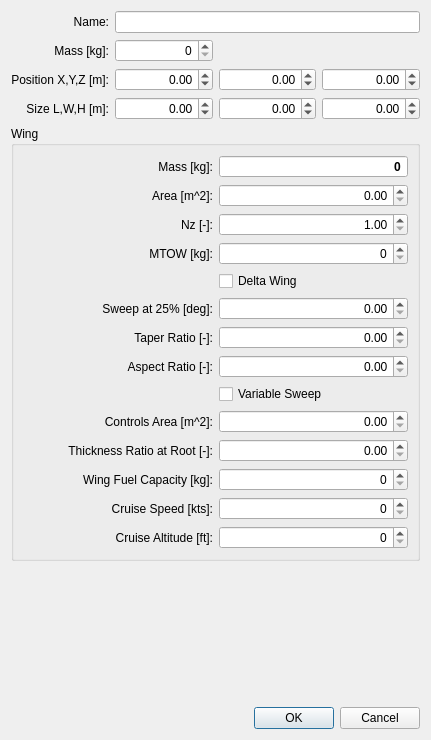
<?xml version="1.0" encoding="UTF-8"?>
<ui version="4.0">
 <class>DialogEditWing</class>
 <widget class="QDialog" name="DialogEditWing">
  <property name="geometry">
   <rect>
    <x>0</x>
    <y>0</y>
    <width>431</width>
    <height>740</height>
   </rect>
  </property>
  <property name="windowTitle">
   <string>Wing</string>
  </property>
  <property name="modal">
   <bool>true</bool>
  </property>
  <layout class="QGridLayout" name="gridLayout">
   <item row="2" column="3">
    <widget class="QDoubleSpinBox" name="spinBox_Z">
     <property name="alignment">
      <set>Qt::AlignRight|Qt::AlignTrailing|Qt::AlignVCenter</set>
     </property>
     <property name="decimals">
      <number>2</number>
     </property>
     <property name="minimum">
      <double>-99.989999999999995</double>
     </property>
     <property name="maximum">
      <double>99.989999999999995</double>
     </property>
    </widget>
   </item>
   <item row="7" column="0" colspan="4">
    <widget class="QDialogButtonBox" name="buttonBox">
     <property name="orientation">
      <enum>Qt::Horizontal</enum>
     </property>
     <property name="standardButtons">
      <set>QDialogButtonBox::Cancel|QDialogButtonBox::Ok</set>
     </property>
    </widget>
   </item>
   <item row="2" column="1">
    <widget class="QDoubleSpinBox" name="spinBox_X">
     <property name="alignment">
      <set>Qt::AlignRight|Qt::AlignTrailing|Qt::AlignVCenter</set>
     </property>
     <property name="decimals">
      <number>2</number>
     </property>
     <property name="minimum">
      <double>-99.989999999999995</double>
     </property>
     <property name="maximum">
      <double>99.989999999999995</double>
     </property>
    </widget>
   </item>
   <item row="0" column="0">
    <widget class="QLabel" name="labelName">
     <property name="text">
      <string>Name:</string>
     </property>
     <property name="alignment">
      <set>Qt::AlignRight|Qt::AlignTrailing|Qt::AlignVCenter</set>
     </property>
     <property name="buddy">
      <cstring>lineEditName</cstring>
     </property>
    </widget>
   </item>
   <item row="3" column="3">
    <widget class="QDoubleSpinBox" name="spinBox_H">
     <property name="alignment">
      <set>Qt::AlignRight|Qt::AlignTrailing|Qt::AlignVCenter</set>
     </property>
     <property name="decimals">
      <number>2</number>
     </property>
     <property name="minimum">
      <double>-99.989999999999995</double>
     </property>
     <property name="maximum">
      <double>99.989999999999995</double>
     </property>
    </widget>
   </item>
   <item row="3" column="2">
    <widget class="QDoubleSpinBox" name="spinBox_W">
     <property name="alignment">
      <set>Qt::AlignRight|Qt::AlignTrailing|Qt::AlignVCenter</set>
     </property>
     <property name="decimals">
      <number>2</number>
     </property>
     <property name="minimum">
      <double>-99.989999999999995</double>
     </property>
     <property name="maximum">
      <double>99.989999999999995</double>
     </property>
    </widget>
   </item>
   <item row="2" column="2">
    <widget class="QDoubleSpinBox" name="spinBox_Y">
     <property name="alignment">
      <set>Qt::AlignRight|Qt::AlignTrailing|Qt::AlignVCenter</set>
     </property>
     <property name="decimals">
      <number>2</number>
     </property>
     <property name="minimum">
      <double>-99.989999999999995</double>
     </property>
     <property name="maximum">
      <double>99.989999999999995</double>
     </property>
    </widget>
   </item>
   <item row="6" column="2">
    <spacer name="verticalSpacer">
     <property name="orientation">
      <enum>Qt::Vertical</enum>
     </property>
     <property name="sizeHint" stdset="0">
      <size>
       <width>20</width>
       <height>108</height>
      </size>
     </property>
    </spacer>
   </item>
   <item row="2" column="0">
    <widget class="QLabel" name="labelXYZ">
     <property name="text">
      <string>Position X,Y,Z [m]:</string>
     </property>
     <property name="alignment">
      <set>Qt::AlignRight|Qt::AlignTrailing|Qt::AlignVCenter</set>
     </property>
     <property name="buddy">
      <cstring>spinBox_X</cstring>
     </property>
    </widget>
   </item>
   <item row="3" column="0">
    <widget class="QLabel" name="labelLWH">
     <property name="text">
      <string>Size L,W,H [m]:</string>
     </property>
     <property name="alignment">
      <set>Qt::AlignRight|Qt::AlignTrailing|Qt::AlignVCenter</set>
     </property>
     <property name="buddy">
      <cstring>spinBox_L</cstring>
     </property>
    </widget>
   </item>
   <item row="1" column="1">
    <widget class="QDoubleSpinBox" name="spinBox_Mass">
     <property name="alignment">
      <set>Qt::AlignRight|Qt::AlignTrailing|Qt::AlignVCenter</set>
     </property>
     <property name="decimals">
      <number>0</number>
     </property>
     <property name="maximum">
      <double>99999.000000000000000</double>
     </property>
    </widget>
   </item>
   <item row="1" column="0">
    <widget class="QLabel" name="labelMass">
     <property name="text">
      <string>Mass [kg]:</string>
     </property>
     <property name="alignment">
      <set>Qt::AlignRight|Qt::AlignTrailing|Qt::AlignVCenter</set>
     </property>
     <property name="buddy">
      <cstring>spinBox_Mass</cstring>
     </property>
    </widget>
   </item>
   <item row="3" column="1">
    <widget class="QDoubleSpinBox" name="spinBox_L">
     <property name="alignment">
      <set>Qt::AlignRight|Qt::AlignTrailing|Qt::AlignVCenter</set>
     </property>
     <property name="decimals">
      <number>2</number>
     </property>
     <property name="minimum">
      <double>-99.989999999999995</double>
     </property>
     <property name="maximum">
      <double>99.989999999999995</double>
     </property>
    </widget>
   </item>
   <item row="0" column="1" colspan="3">
    <widget class="QLineEdit" name="lineEditName"/>
   </item>
   <item row="5" column="0" colspan="4">
    <widget class="QGroupBox" name="groupBox">
     <property name="minimumSize">
      <size>
       <width>0</width>
       <height>0</height>
      </size>
     </property>
     <property name="title">
      <string>Wing</string>
     </property>
     <layout class="QGridLayout" name="gridLayout_2">
      <item row="0" column="0">
       <widget class="QLabel" name="labelOutputMass">
        <property name="text">
         <string>Mass [kg]:</string>
        </property>
        <property name="alignment">
         <set>Qt::AlignRight|Qt::AlignTrailing|Qt::AlignVCenter</set>
        </property>
       </widget>
      </item>
      <item row="0" column="1">
       <widget class="QDoubleSpinBox" name="spinBoxOutputMass">
        <property name="font">
         <font>
          <weight>75</weight>
          <bold>true</bold>
         </font>
        </property>
        <property name="focusPolicy">
         <enum>Qt::NoFocus</enum>
        </property>
        <property name="alignment">
         <set>Qt::AlignRight|Qt::AlignTrailing|Qt::AlignVCenter</set>
        </property>
        <property name="readOnly">
         <bool>true</bool>
        </property>
        <property name="buttonSymbols">
         <enum>QAbstractSpinBox::NoButtons</enum>
        </property>
        <property name="decimals">
         <number>0</number>
        </property>
        <property name="maximum">
         <double>100000.000000000000000</double>
        </property>
       </widget>
      </item>
      <item row="1" column="0">
       <widget class="QLabel" name="labelArea">
        <property name="text">
         <string>Area [m^2]:</string>
        </property>
        <property name="alignment">
         <set>Qt::AlignRight|Qt::AlignTrailing|Qt::AlignVCenter</set>
        </property>
        <property name="buddy">
         <cstring>spinBoxArea</cstring>
        </property>
       </widget>
      </item>
      <item row="1" column="1">
       <widget class="QDoubleSpinBox" name="spinBoxArea">
        <property name="alignment">
         <set>Qt::AlignRight|Qt::AlignTrailing|Qt::AlignVCenter</set>
        </property>
        <property name="maximum">
         <double>9999.989999999999782</double>
        </property>
       </widget>
      </item>
      <item row="2" column="0">
       <widget class="QLabel" name="labelNz">
        <property name="text">
         <string>Nz [-]:</string>
        </property>
        <property name="alignment">
         <set>Qt::AlignRight|Qt::AlignTrailing|Qt::AlignVCenter</set>
        </property>
        <property name="buddy">
         <cstring>spinBoxNz</cstring>
        </property>
       </widget>
      </item>
      <item row="2" column="1">
       <widget class="QDoubleSpinBox" name="spinBoxNz">
        <property name="alignment">
         <set>Qt::AlignRight|Qt::AlignTrailing|Qt::AlignVCenter</set>
        </property>
        <property name="minimum">
         <double>1.000000000000000</double>
        </property>
        <property name="maximum">
         <double>10.000000000000000</double>
        </property>
       </widget>
      </item>
      <item row="3" column="0">
       <widget class="QLabel" name="labelMTOW">
        <property name="text">
         <string>MTOW [kg]:</string>
        </property>
        <property name="alignment">
         <set>Qt::AlignRight|Qt::AlignTrailing|Qt::AlignVCenter</set>
        </property>
        <property name="buddy">
         <cstring>spinBoxMTOW</cstring>
        </property>
       </widget>
      </item>
      <item row="3" column="1">
       <widget class="QDoubleSpinBox" name="spinBoxMTOW">
        <property name="alignment">
         <set>Qt::AlignRight|Qt::AlignTrailing|Qt::AlignVCenter</set>
        </property>
        <property name="decimals">
         <number>0</number>
        </property>
        <property name="maximum">
         <double>1000000.000000000000000</double>
        </property>
       </widget>
      </item>
      <item row="4" column="1">
       <widget class="QCheckBox" name="checkBoxDelta">
        <property name="text">
         <string>Delta Wing</string>
        </property>
       </widget>
      </item>
      <item row="5" column="0">
       <widget class="QLabel" name="labelSweep">
        <property name="text">
         <string>Sweep at 25% [deg]:</string>
        </property>
        <property name="alignment">
         <set>Qt::AlignRight|Qt::AlignTrailing|Qt::AlignVCenter</set>
        </property>
        <property name="buddy">
         <cstring>spinBoxSweep</cstring>
        </property>
       </widget>
      </item>
      <item row="5" column="1">
       <widget class="QDoubleSpinBox" name="spinBoxSweep">
        <property name="alignment">
         <set>Qt::AlignRight|Qt::AlignTrailing|Qt::AlignVCenter</set>
        </property>
        <property name="maximum">
         <double>90.000000000000000</double>
        </property>
       </widget>
      </item>
      <item row="6" column="0">
       <widget class="QLabel" name="labelLambda">
        <property name="text">
         <string>Taper Ratio [-]:</string>
        </property>
        <property name="alignment">
         <set>Qt::AlignRight|Qt::AlignTrailing|Qt::AlignVCenter</set>
        </property>
        <property name="buddy">
         <cstring>spinBoxLambda</cstring>
        </property>
       </widget>
      </item>
      <item row="6" column="1">
       <widget class="QDoubleSpinBox" name="spinBoxLambda">
        <property name="alignment">
         <set>Qt::AlignRight|Qt::AlignTrailing|Qt::AlignVCenter</set>
        </property>
       </widget>
      </item>
      <item row="7" column="0">
       <widget class="QLabel" name="labelAR">
        <property name="text">
         <string>Aspect Ratio [-]:</string>
        </property>
        <property name="alignment">
         <set>Qt::AlignRight|Qt::AlignTrailing|Qt::AlignVCenter</set>
        </property>
        <property name="buddy">
         <cstring>spinBoxAR</cstring>
        </property>
       </widget>
      </item>
      <item row="7" column="1">
       <widget class="QDoubleSpinBox" name="spinBoxAR">
        <property name="alignment">
         <set>Qt::AlignRight|Qt::AlignTrailing|Qt::AlignVCenter</set>
        </property>
       </widget>
      </item>
      <item row="8" column="1">
       <widget class="QCheckBox" name="checkBoxVariable">
        <property name="text">
         <string>Variable Sweep</string>
        </property>
       </widget>
      </item>
      <item row="9" column="0">
       <widget class="QLabel" name="labelAreaCtrl">
        <property name="toolTip">
         <string>wing mounted control surface area</string>
        </property>
        <property name="text">
         <string>Controls Area [m^2]:</string>
        </property>
        <property name="alignment">
         <set>Qt::AlignRight|Qt::AlignTrailing|Qt::AlignVCenter</set>
        </property>
        <property name="buddy">
         <cstring>spinBoxAreaCtrl</cstring>
        </property>
       </widget>
      </item>
      <item row="9" column="1">
       <widget class="QDoubleSpinBox" name="spinBoxAreaCtrl">
        <property name="toolTip">
         <string>wing mounted control surface area</string>
        </property>
        <property name="alignment">
         <set>Qt::AlignRight|Qt::AlignTrailing|Qt::AlignVCenter</set>
        </property>
        <property name="maximum">
         <double>9999.989999999999782</double>
        </property>
       </widget>
      </item>
      <item row="10" column="0">
       <widget class="QLabel" name="labelTCRoot">
        <property name="text">
         <string>Thickness Ratio at Root [-]:</string>
        </property>
        <property name="alignment">
         <set>Qt::AlignRight|Qt::AlignTrailing|Qt::AlignVCenter</set>
        </property>
        <property name="buddy">
         <cstring>spinBoxTCRoot</cstring>
        </property>
       </widget>
      </item>
      <item row="10" column="1">
       <widget class="QDoubleSpinBox" name="spinBoxTCRoot">
        <property name="alignment">
         <set>Qt::AlignRight|Qt::AlignTrailing|Qt::AlignVCenter</set>
        </property>
        <property name="maximum">
         <double>1.000000000000000</double>
        </property>
       </widget>
      </item>
      <item row="11" column="0">
       <widget class="QLabel" name="label">
        <property name="text">
         <string>Wing Fuel Capacity [kg]:</string>
        </property>
        <property name="alignment">
         <set>Qt::AlignRight|Qt::AlignTrailing|Qt::AlignVCenter</set>
        </property>
        <property name="buddy">
         <cstring>spinBoxFuel</cstring>
        </property>
       </widget>
      </item>
      <item row="11" column="1">
       <widget class="QDoubleSpinBox" name="spinBoxFuel">
        <property name="alignment">
         <set>Qt::AlignRight|Qt::AlignTrailing|Qt::AlignVCenter</set>
        </property>
        <property name="decimals">
         <number>0</number>
        </property>
        <property name="maximum">
         <double>999999.000000000000000</double>
        </property>
       </widget>
      </item>
      <item row="12" column="0">
       <widget class="QLabel" name="labelCruiseV">
        <property name="text">
         <string>Cruise Speed [kts]:</string>
        </property>
        <property name="alignment">
         <set>Qt::AlignRight|Qt::AlignTrailing|Qt::AlignVCenter</set>
        </property>
        <property name="buddy">
         <cstring>spinBoxCruiseV</cstring>
        </property>
       </widget>
      </item>
      <item row="12" column="1">
       <widget class="QDoubleSpinBox" name="spinBoxCruiseV">
        <property name="alignment">
         <set>Qt::AlignRight|Qt::AlignTrailing|Qt::AlignVCenter</set>
        </property>
        <property name="decimals">
         <number>0</number>
        </property>
        <property name="maximum">
         <double>999.000000000000000</double>
        </property>
       </widget>
      </item>
      <item row="13" column="0">
       <widget class="QLabel" name="labelCruiseH">
        <property name="text">
         <string>Cruise Altitude [ft]:</string>
        </property>
        <property name="alignment">
         <set>Qt::AlignRight|Qt::AlignTrailing|Qt::AlignVCenter</set>
        </property>
        <property name="buddy">
         <cstring>spinBoxCruiseH</cstring>
        </property>
       </widget>
      </item>
      <item row="13" column="1">
       <widget class="QDoubleSpinBox" name="spinBoxCruiseH">
        <property name="alignment">
         <set>Qt::AlignRight|Qt::AlignTrailing|Qt::AlignVCenter</set>
        </property>
        <property name="decimals">
         <number>0</number>
        </property>
        <property name="maximum">
         <double>99999.000000000000000</double>
        </property>
       </widget>
      </item>
     </layout>
    </widget>
   </item>
  </layout>
 </widget>
 <tabstops>
  <tabstop>lineEditName</tabstop>
  <tabstop>spinBox_Mass</tabstop>
  <tabstop>spinBox_X</tabstop>
  <tabstop>spinBox_Y</tabstop>
  <tabstop>spinBox_Z</tabstop>
  <tabstop>spinBox_L</tabstop>
  <tabstop>spinBox_W</tabstop>
  <tabstop>spinBox_H</tabstop>
  <tabstop>spinBoxArea</tabstop>
  <tabstop>spinBoxNz</tabstop>
  <tabstop>spinBoxMTOW</tabstop>
  <tabstop>checkBoxDelta</tabstop>
  <tabstop>spinBoxSweep</tabstop>
  <tabstop>spinBoxLambda</tabstop>
  <tabstop>spinBoxAR</tabstop>
  <tabstop>checkBoxVariable</tabstop>
  <tabstop>spinBoxAreaCtrl</tabstop>
  <tabstop>spinBoxTCRoot</tabstop>
  <tabstop>spinBoxFuel</tabstop>
  <tabstop>spinBoxCruiseV</tabstop>
  <tabstop>spinBoxCruiseH</tabstop>
 </tabstops>
 <resources/>
 <connections>
  <connection>
   <sender>buttonBox</sender>
   <signal>accepted()</signal>
   <receiver>DialogEditWing</receiver>
   <slot>accept()</slot>
   <hints>
    <hint type="sourcelabel">
     <x>268</x>
     <y>625</y>
    </hint>
    <hint type="destinationlabel">
     <x>157</x>
     <y>274</y>
    </hint>
   </hints>
  </connection>
  <connection>
   <sender>buttonBox</sender>
   <signal>rejected()</signal>
   <receiver>DialogEditWing</receiver>
   <slot>reject()</slot>
   <hints>
    <hint type="sourcelabel">
     <x>336</x>
     <y>625</y>
    </hint>
    <hint type="destinationlabel">
     <x>286</x>
     <y>274</y>
    </hint>
   </hints>
  </connection>
 </connections>
</ui>
